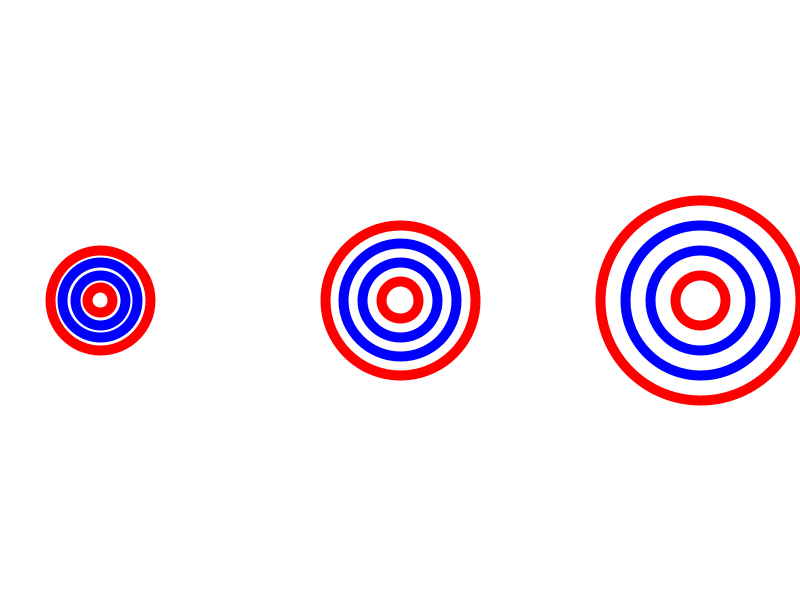
Frame 1 (no input)
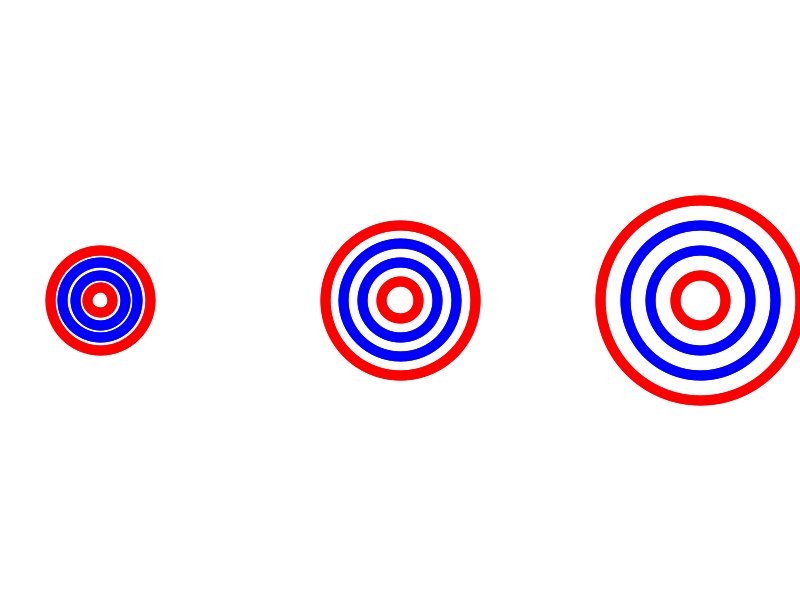
Frame 2 (the mouse pressed at the canvas centre, redrawn once)

The Processing sketch that drew these frames (run headless with seeded random() and noise(); the mouse was pressed at the canvas centre and the sketch redrawn once):

// Processing sketch: draw_three_growing_evenly
// ── draw_three_growing_evenly.pde
void setup() {
  size(800, 600);
  background(255);
  noStroke();
  noLoop(); 
}

void draw() {
  for(int i = 0; i < 3; i++){
    drawCircles(100+300*i, height/2, 100+i*50);
  }
}

void drawCircles(float x, float y, float w) {
  noFill();
  strokeWeight(10);
  
  stroke(255, 0, 0);
  ellipse(x, y, w, w);
  
  stroke(0, 0, 255);
  ellipse(x, y, w * 3/4, w * 3/4);
  
  stroke(0, 0, 255);
  ellipse(x, y, w * 1/2, w * 1/2);
  
  stroke(255, 0, 0);
  ellipse(x, y, w * 1/4, w * 1/4);
  
}
